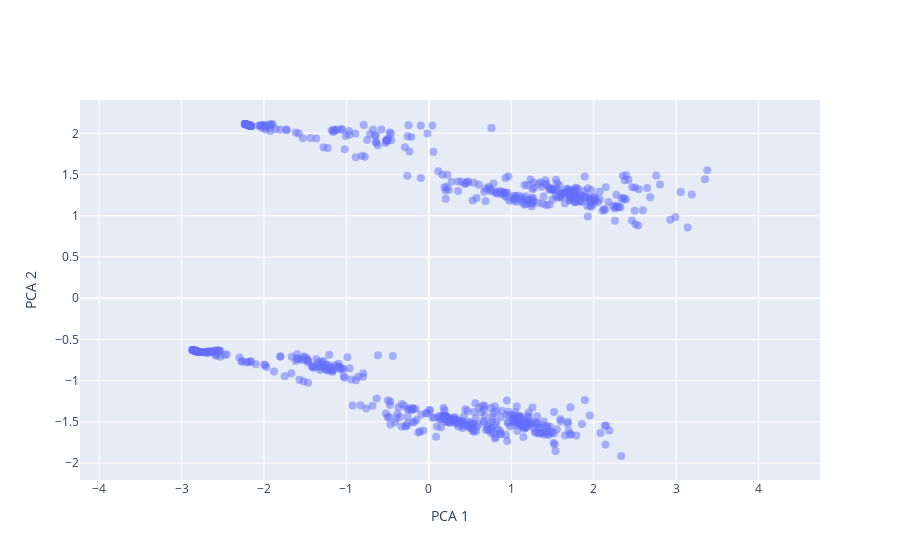

This figure's notebook cell:
### Code cell
#PCA 2D plot
# """axis-label name"""
x_lbl, y_lbl = 'PCA 1', 'PCA 2'

# """data at eact axis to plot"""
x_plot, y_plot = x_pca[:,0], x_pca[:,1]


fig = go.Figure(data=[go.Scatter(x=x_plot, y=y_plot, mode='markers', 
                marker=dict(size=8,opacity=0.5))])
fig.update_layout(xaxis_title=x_lbl, yaxis_title=y_lbl,
    yaxis = dict(scaleanchor = "x",scaleratio = 1) )
fig.show()

### Figure 1 — Plotly figure (JSON) as saved in the notebook; plotly's stock layout.template omitted (floating-point values rounded to 4 significant figures; data arrays with more than 128 entries replaced by an {"elided": "..."} marker saying what was removed)
{"data": [{"marker": {"opacity": 0.5, "size": 8}, "mode": "markers", "type": "scatter", "x": {"elided": "747 float values"}, "y": {"elided": "747 float values"}}], "layout": {"xaxis": {"title": {"text": "PCA 1"}}, "yaxis": {"scaleanchor": "x", "scaleratio": 1, "title": {"text": "PCA 2"}}}}
